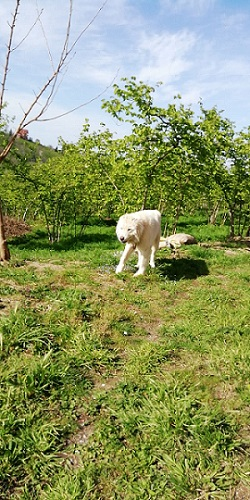
#> input picture 12 - İmge Sobel Kenar Bulma Uygulaması/rgb.jpeg, 250 x 500 px
$ python uygulama-12.py
#> lines starting #> are read from the running program, lines starting #| are printed output that depends on the picture
#> further down, image is the input picture: shape (500, 250, 3); mean B, G, R 102.7, 150.6, 140.2
import cv2
import numpy as np

def donustur(img):
    boy = img.shape[0]
#> boy = 500
    en = img.shape[1]
#> en = 250

    yeni = np.zeros((boy,en))
    for i in range(en):
        for j in range(boy):
            yeni[j][i] = img[j][i][2]*0.299 + img[j][i][1]*0.587 + img[j][i][0]*0.114
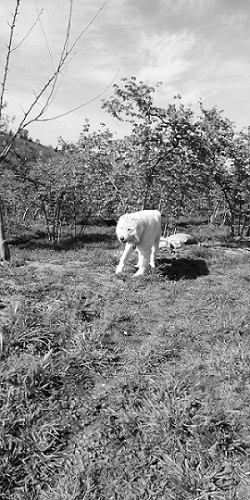
#> yeni: shape (500, 250) float64; min 0.527, max 255, mean 142
    return yeni


def gaus(img):
    B=C
    for i in range(image.shape[0]-2):
        for j in range(image.shape[1]-2):
            Gx=((2*C[i+2][j+1]+C[i+2][j]+C[i+2][j+2])-(2*C[i][j+1]+C[i][j]+C[i][j+2]));
            Gy=((2*C[i+1][j+2]+C[i][j+2]+C[i+2][j+2])-(2*C[i+1][j]+C[i][j]+C[i+2][j]));

            B[i][j] = abs(Gx) + abs(Gy)

            if (B[i][j] <100):
                B[i][j] =0
            else:
                B[i][j] =255
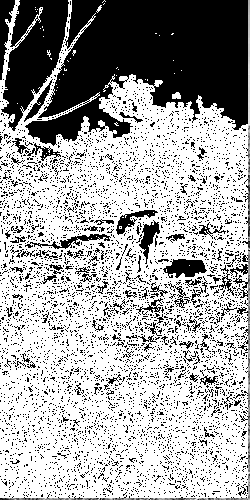
#> B: shape (500, 250) float64; min 0, max 255, mean 166.3
    return B

image = cv2.imread('rgb.jpeg')
C = donustur(image)

cv2.imshow('Resim',image)

gauss = gaus(C)
gausresim =gauss.astype(np.uint8)
cv2.imshow('Gaus',gausresim)


cv2.waitKey(0)
